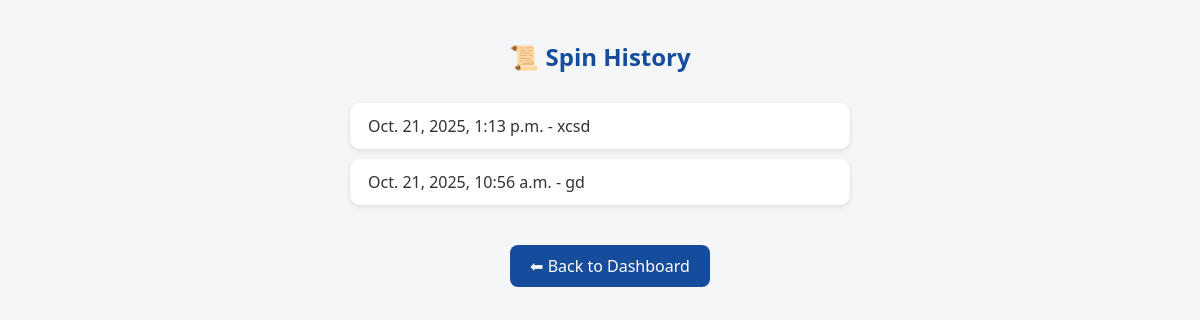
Before: /spin/history/ (signed in) with the older database file.
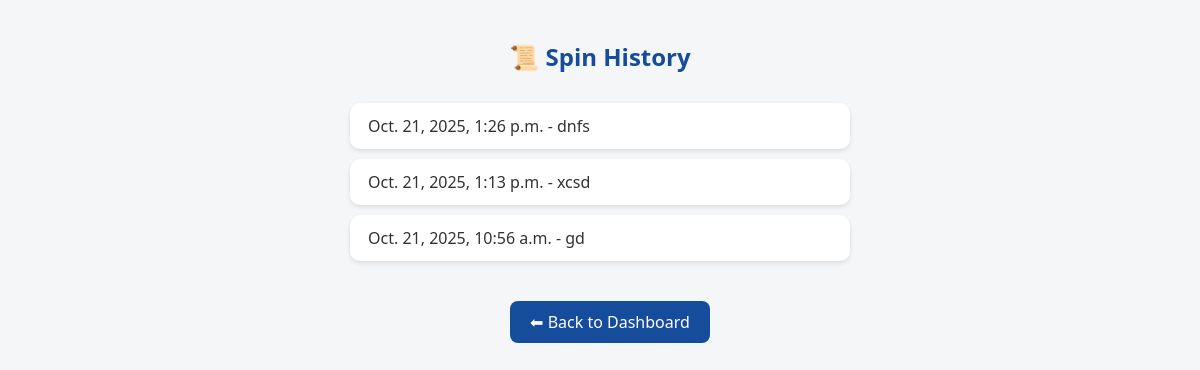
After: the same page with the newer database file.
### spin/models.py (models this page shows, shortened)
class History(models.Model):
    user = models.ForeignKey(User, on_delete=models.SET_NULL, null=True, related_name='history')
    result = models.CharField(max_length=255, blank=True, null=True)  # اضافه شد
    date = models.DateTimeField(auto_now_add=True)

### spin/views.py (the view)
# urls.py: path('history/', views.history_page, name='history_page'),
def history_page(request):
    history = History.objects.filter(user=request.user).order_by('-date')[:50]
    return render(request, 'spin/history_page.html', {'history': history})

### spin/templates/spin/history_page.html (shortened to what this page needs)
{% load static %}
<!DOCTYPE html>
<html lang="en">
<head>
    <link rel="stylesheet" href="{% static 'spin/history_style.css' %}?v=3">
</head>
<body>
<h2>📜 Spin History</h2>
<ul>
    {% for h in history %}
        <li>{{ h.date }} - {{ h.result}}</li>
    {% empty %}
        <li>No spins yet</li>
    {% endfor %}
</ul>
<div class="back-container">
    <a href="{% url 'dashboard' %}" class="back-btn">⬅ Back to Dashboard</a>
</div>
</body>
</html>

Changed rows visible on the page:
added History: date "Oct. 21, 2025, 1:26 p.m.", result "dnfs"
